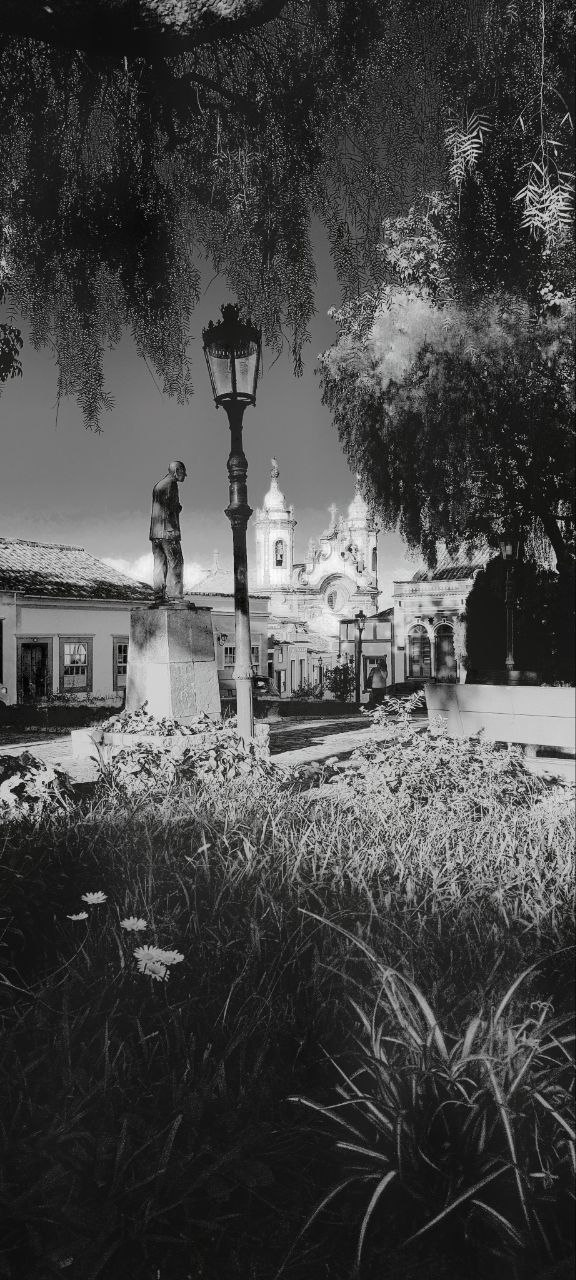
#> input picture site/assets/images/minas-gerais-monochrome-ir.jpg, 576 x 1280 px
$ python measure_grain.py ../../site/assets/images/minas-gerais-monochrome-ir.jpg
#> lines starting #> are read from the running program, lines starting #| are printed output that depends on the picture
### tools/fujifilm_calibration/reference_pipeline.py
"""Small, deterministic primitives for comparing calibration images.

The harness deliberately does not emulate the Android shader.  It normalizes image
inputs and leaves tone, grain, and chart comparisons as separate measurements.
"""
from __future__ import annotations

import hashlib
import json
from pathlib import Path
from typing import Any, Mapping, Sequence

try:
    import numpy as np
except ImportError:  # pragma: no cover - exercised by import-only environments
    np = None

try:
    from PIL import Image
except ImportError:  # pragma: no cover
    Image = None


def require_numpy():
    if np is None:
        raise RuntimeError("numpy is required for image measurements")
    return np


def load_image(path: str | Path):
    """Load an image as float32 RGB in [0, 1]; Pillow is optional until called."""
    require_numpy()
    if Image is None:
        raise RuntimeError("Pillow is required to load image files")
    with Image.open(path) as image:
#> image is the input picture: PIL image 576x1280 RGB; mean R, G, B 71.2, 71.2, 71
        return np.asarray(image.convert("RGB"), dtype=np.float32) / 255.0


def as_rgb(image: Any):
    """Validate an RGB array (or grayscale array) and return float32 [0, 1]."""
    require_numpy()
    array = np.asarray(image, dtype=np.float32)
    if array.ndim == 2:
        array = np.repeat(array[..., None], 3, axis=2)
    if array.ndim != 3 or array.shape[2] != 3:
        raise ValueError("image must have shape (height, width, 3) or (height, width)")
    if not np.isfinite(array).all():
        raise ValueError("image contains non-finite values")
    if array.max(initial=0) > 1.0 or array.min(initial=0) < 0.0:
        array = np.clip(array / 255.0, 0.0, 1.0)
    return array.astype(np.float32, copy=False)


def luma(image: Any):
    array = as_rgb(image)
    return np.sum(array * np.array([0.2126, 0.7152, 0.0722], dtype=np.float32), axis=2)


# [4 lines left out: function image_digest, not called in this run]


def crop_fraction(image: Any, box: Sequence[float]):
    """Crop using normalized (left, top, right, bottom) coordinates."""
    array = as_rgb(image)
    if len(box) != 4 or not all(0 <= float(v) <= 1 for v in box):
        raise ValueError("box must contain four normalized coordinates")
    h, w = array.shape[:2]
    left, top, right, bottom = [float(v) for v in box]
    x0, x1 = int(left * w), int(right * w)
    y0, y1 = int(top * h), int(bottom * h)
    if x1 <= x0 or y1 <= y0:
        raise ValueError("crop must have non-zero area")
    return array[y0:y1, x0:x1]


def read_manifest(path: str | Path) -> Mapping[str, Any]:
    return json.loads(Path(path).read_text(encoding="utf-8"))


def _finite_float(value: Any, default: float = 0.0) -> float:
    number = float(value)
    return number if np.isfinite(number) else default


# [56 lines left out: functions hue_sector_weight, luminance_weight, compress_density, color_density, not called in this run]

### tools/fujifilm_calibration/measure_grain.py
"""Deterministic spatial grain/texture measurements, separate from tone."""
from __future__ import annotations

import argparse
import json
from typing import Any, Iterable, Sequence

try:
    from .reference_pipeline import as_rgb, crop_fraction, luma, load_image, require_numpy
except ImportError:  # direct script execution
    from reference_pipeline import as_rgb, crop_fraction, luma, load_image, require_numpy


def measure_grain(image: Any, regions: Iterable[Sequence[float]] | None = None, blur_radius: int = 1) -> dict:
    """Estimate texture as RMS high-pass energy per region.

    This is a measurement proxy, not a claim about physical emulsion granularity.
    A one-pixel neighbourhood mean is used so results are deterministic and dependency-light.
    """
#> called with blur_radius = 1
    np = require_numpy()
    if blur_radius < 1:
        raise ValueError("blur_radius must be >= 1")
    boxes = list(regions or [(0.0, 0.0, 1.0, 1.0)])
    rows = []
    for box in boxes:
        patch = luma(crop_fraction(image, box))
        if min(patch.shape) <= 2 * blur_radius:
            raise ValueError("region is too small for blur_radius")
        # Edge-padded box filter; integral image keeps this reproducible and fast.
        pad = np.pad(patch, blur_radius, mode="edge")
        size = 2 * blur_radius + 1
        integral = np.pad(pad, ((1, 0), (1, 0)), mode="constant").cumsum(0).cumsum(1)
        smooth = (integral[size:, size:] - integral[:-size, size:] - integral[size:, :-size] + integral[:-size, :-size]) / (size * size)
        residual = patch - smooth
        rms = float(np.sqrt(np.mean(residual ** 2)))
        if rms < 1e-5:  # suppress float32 round-off on truly flat fixtures
            rms = 0.0
        rows.append({"box": [float(v) for v in box], "rms": rms,
                     "p95_abs": float(np.percentile(np.abs(residual), 95)),
                     "channel_rms": [float(np.sqrt(np.mean((as_rgb(crop_fraction(image, box))[..., i] - smooth) ** 2))) for i in range(3)]})
#> this loop made 1 pass
#> pass 1, in measure_grain, `integral = np.pad(pad, ((1, 0), (1, 0)), mode="constant").cumsum(0).cu..`:
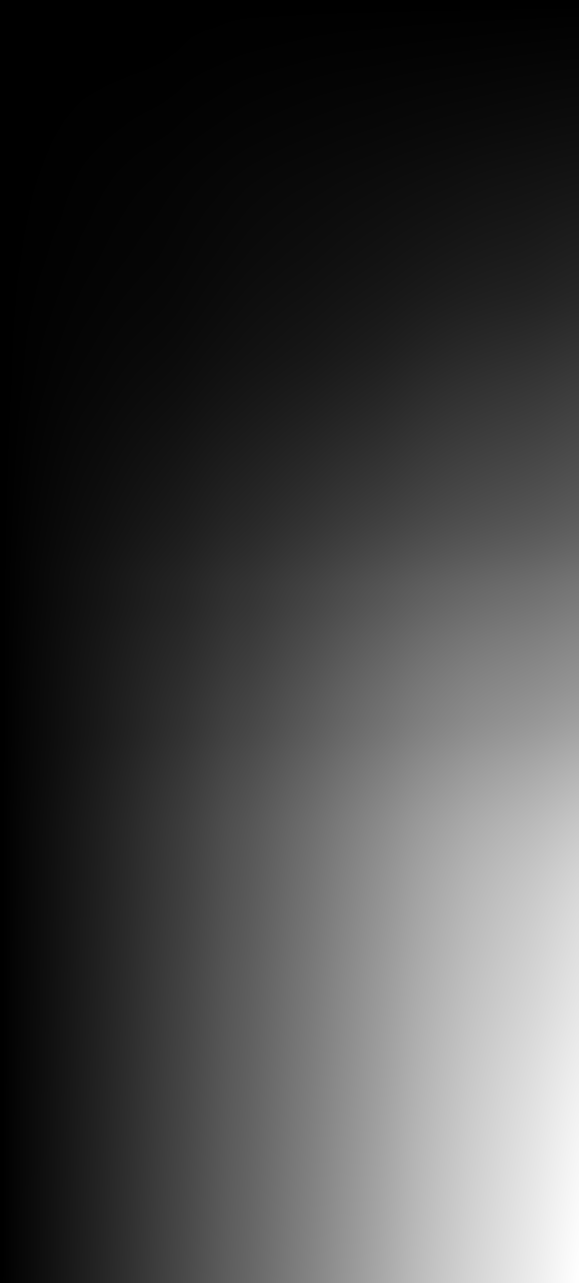
#> integral: shape (1283, 579) float32; min 0, max 206519, mean 54027.7; drawn with min black and max white
#> after the loop, rows = 1 item
    return {"metric": "grain", "method": "luma_high_pass_box", "blur_radius": blur_radius, "regions": rows}


def compare_grain(reference: Any, candidate: Any, regions=None, blur_radius: int = 1) -> dict:
    ref, got = measure_grain(reference, regions, blur_radius), measure_grain(candidate, regions, blur_radius)
    return {"metric": "grain", "reference": ref, "candidate": got,
            "deltas": [{"box": a["box"], "rms_delta": b["rms"] - a["rms"]}
                       for a, b in zip(ref["regions"], got["regions"])]}


def main(argv=None):
    parser = argparse.ArgumentParser(description=__doc__)
    parser.add_argument("image")
    parser.add_argument("--blur-radius", type=int, default=1)
    args = parser.parse_args(argv)
    print(json.dumps(measure_grain(load_image(args.image), blur_radius=args.blur_radius), indent=2))

if __name__ == "__main__":
    main()
